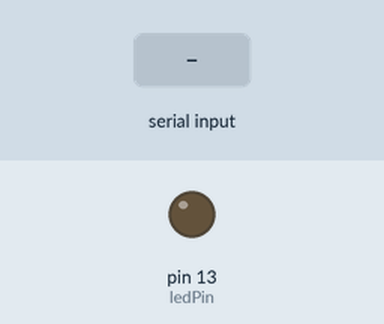
Simulated run of this sketch. Board: Arduino Uno, built with avr-gcc and run on an emulated ATmega328P. Shown: output pins drawn as LEDs (lit = HIGH). The inputs (shaded band) are chosen by the test bench.

Above: at 1.2 s.
1.3 s: "2\n" received over Serial
At 1.6 s:
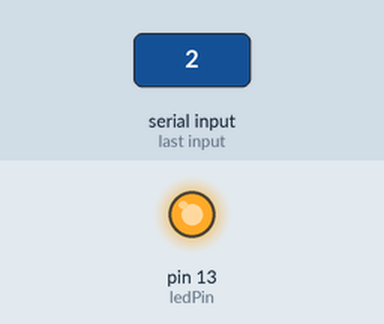
4.3 s: "3\n" received over Serial
At 6.6 s:
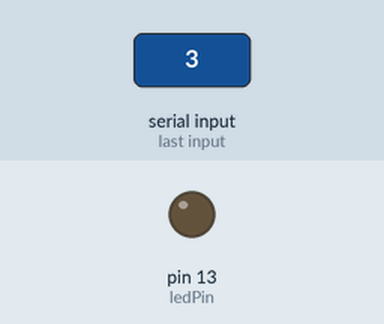
Timing chart, 0 to 8.1 s (numbered marks = the images above; inputs shaded):
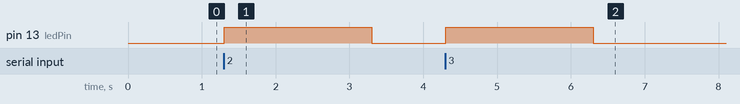

The sketch:

finalexam.ino
```cpp
const int ledPin = 13;  // Pin connected to the LED

void setup() {
  pinMode(ledPin, OUTPUT); // Initialize the digital pin as an output
  Serial.begin(9600); // Initialize serial communication at 9600 baud
}

void loop() {
  if (Serial.available() > 0) {
    int mType = Serial.parseInt(); // Read the number of contours from serial

    // Check the shape based on contours count
    if (mType > 0)
    {
      if (mType == 2) {
        // Triangle detected, turn on the LED
        digitalWrite(ledPin, HIGH);
        delay(2000); // Keep the LED on for 2 seconds
        digitalWrite(ledPin, LOW); // Turn off the LED

      } else if (mType == 3)
      {
        // Square detected, turn on the LED
        digitalWrite(ledPin, HIGH);
        delay(2000); // Keep the LED on for 2 seconds
        digitalWrite(ledPin, LOW); // Turn off the LED
      }
    }
  }
}
```

Measured:
- after the input at 1.3 s, pin 13 (ledPin): LOW → HIGH at once, → LOW 2.0 s later
- after the input at 4.3 s, pin 13 (ledPin): LOW → HIGH at once, → LOW 2.0 s later
